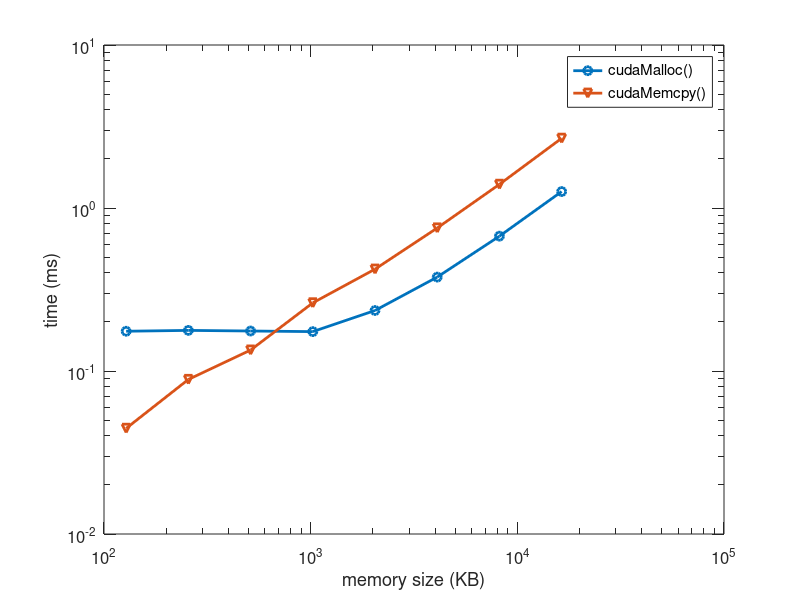

Write the MATLAB code that produced this figure.
clear;close all
load t.txt;
figure;
loglog(t(:,1),t(:,2),'o-','linewidth',2);
hold on;
loglog(t(:,1),t(:,3),'v-','linewidth',2);
xlabel('memory size (KB)','fontsize',12);
ylabel('time (ms)','fontsize',12);
set(gca,'fontsize',12);
set(gca,'ticklength',get(gca,'ticklength')*2);
legend('cudaMalloc()','cudaMemcpy()');